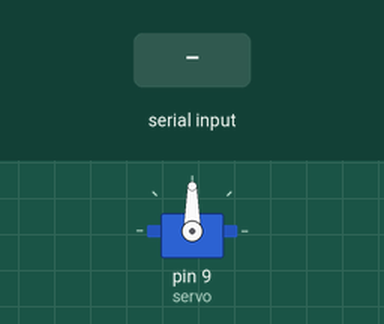
Recording of a sketch running on a simulated Arduino Uno, built with avr-gcc and run on an emulated ATmega328P. On the bench: servo. Inputs (shaded band) come from the test bench.

Above: at 1.2 s.
1.3 s: byte 1 (1) received over Serial
At 1.6 s:
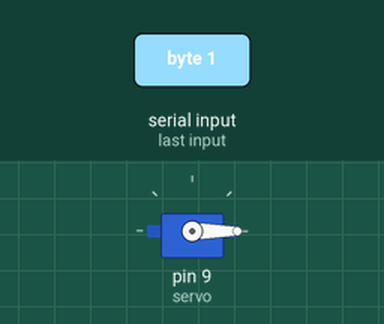
2.8 s: byte 2 (2) received over Serial
At 3.7 s:
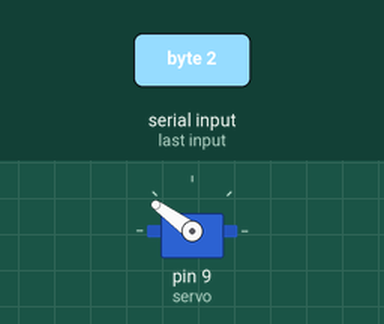
4.3 s: byte 3 (3) received over Serial
At 5.1 s:
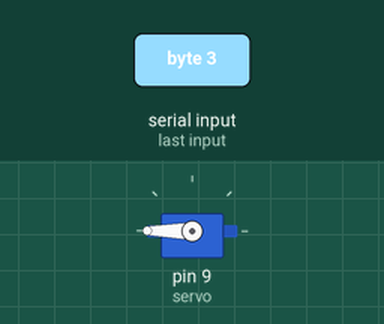
5.8 s: byte 1 (1) received over Serial
At 6.6 s:
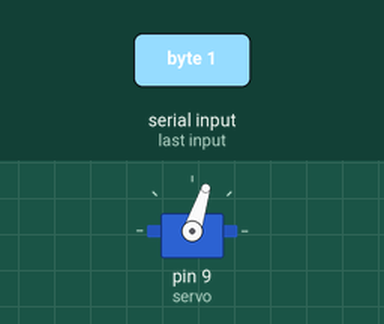
Timing chart, 0 to 8.3 s (numbered marks = the images above; inputs shaded):
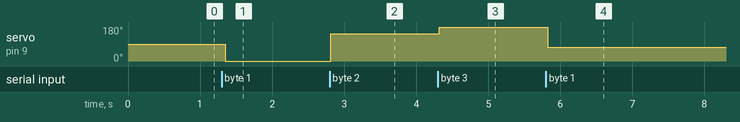

Measured:
- after the input at 1.3 s, servo on pin 9 (servo): 90° → 0° after 0.05 s
- after the input at 2.8 s, servo on pin 9 (servo): 0° → 144° at once
- after the input at 4.3 s, servo on pin 9 (servo): 144° → 180° at once
- after the input at 5.8 s, servo on pin 9 (servo): 180° → 72° at once

The sketch:

MainMotor.ino
```cpp
/*
 * Motor Control Code
 * By Rushan Baral
 * Edited by Jonah Skinner
 *
 * Motor control based on the position of the servo.
 *
 * FSM needs to give serial input on which floor to goto.
 *
 * Then the lift will move to each level the FSM tells it to goto.
 */
#include <Servo.h>

Servo servo;

int pos = 0;  // Stores the position (angle) of the servo. Range is [0, 360].
int levelHeight = 72; //assuming total rotation to be the top of any floor 360/5=72.
void setup() {
  Serial.begin(9600);
  servo.attach(9);  // Attaches the servo on pin 9 to the servo object.
}

void loop() {
  if (Serial.available()) {  // Returns true if there is serial input.
    int floor = Serial.read(); // reads the input value enterd in Serial monitor
    switch(floor) {
      case 1: //moves the lift to floor position_1
         if(pos >levelHeight){
            while(pos >levelHeight){
              pos -=1;
              servo.write(pos);
            }
          }
          else{
              servo.write(pos);
            }
      break;
      //moves the lift to floor position_2
      case 2:
         if(pos >levelHeight*2){
            while(pos >levelHeight*2){
              pos -=1;
              servo.write(pos);
            }
          }
          else{
            while(pos<levelHeight*2 ){
              pos +=1;
              servo.write(pos);
            }
          }
      break;
      //moves the lift to floor position_3
      case 3:
         if(pos >levelHeight*3){
            while(pos >levelHeight*3){
              pos -=1;
              servo.write(pos);
            }
          }
          else{
            while(pos<levelHeight*3){
              pos +=1;
              servo.write(pos);
            }
          }
      break;
      //moves the lift to floor position_4
      case 4:
         if(pos >levelHeight*4){
            while(pos >levelHeight*4){
              pos -=1;
              servo.write(pos);
            }
          }
          else{
            while(pos<levelHeight*4){
              pos +=1;
              servo.write(pos);
            }
          }
      break;
      //moves the lift to floor position_5
      case 5:
         if(pos >levelHeight*5){
              servo.write(360);
         } else {
            while(pos<levelHeight*5){
              pos +=1;
              servo.write(pos);
           }
         }
      break;
    }
  }
  delay(50);
}
```
